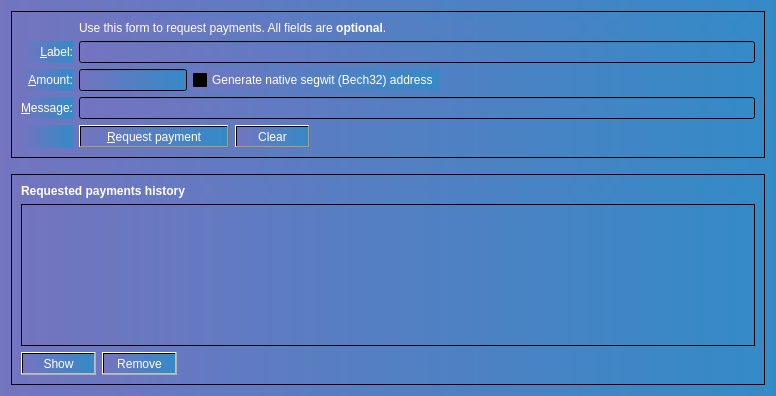
<?xml version="1.0" encoding="UTF-8"?>
<ui version="4.0">
 <class>ReceiveCoinsDialog</class>
 <widget class="QWidget" name="ReceiveCoinsDialog">
  <property name="geometry">
   <rect>
    <x>0</x>
    <y>0</y>
    <width>776</width>
    <height>396</height>
   </rect>
  </property>
  <property name="styleSheet">
   <string notr="true">background-color: qlineargradient(spread:pad, x1:0, y1:0, x2:1, y2:0, stop:0 rgba(116, 116, 191, 255), stop:1 rgba(52, 138, 199, 255));</string>
  </property>
  <layout class="QVBoxLayout" name="verticalLayout" stretch="0,0,1">
   <item>
    <widget class="QFrame" name="frame2">
     <property name="sizePolicy">
      <sizepolicy hsizetype="Preferred" vsizetype="Expanding">
       <horstretch>0</horstretch>
       <verstretch>0</verstretch>
      </sizepolicy>
     </property>
     <property name="frameShape">
      <enum>QFrame::StyledPanel</enum>
     </property>
     <property name="frameShadow">
      <enum>QFrame::Sunken</enum>
     </property>
     <layout class="QVBoxLayout" name="verticalLayout_3">
      <item>
       <layout class="QGridLayout" name="gridLayout">
        <item row="5" column="0">
         <widget class="QLabel" name="label">
          <property name="toolTip">
           <string>An optional amount to request. Leave this empty or zero to not request a specific amount.</string>
          </property>
          <property name="styleSheet">
           <string notr="true">color: rgb(255, 255, 255);</string>
          </property>
          <property name="text">
           <string>&amp;Amount:</string>
          </property>
          <property name="alignment">
           <set>Qt::AlignRight|Qt::AlignTrailing|Qt::AlignVCenter</set>
          </property>
          <property name="buddy">
           <cstring>reqAmount</cstring>
          </property>
         </widget>
        </item>
        <item row="6" column="0">
         <widget class="QLabel" name="label_3">
          <property name="toolTip">
           <string>An optional message to attach to the payment request, which will be displayed when the request is opened. Note: The message will not be sent with the payment over the XcelR network.</string>
          </property>
          <property name="styleSheet">
           <string notr="true">color: rgb(255, 255, 255);</string>
          </property>
          <property name="text">
           <string>&amp;Message:</string>
          </property>
          <property name="alignment">
           <set>Qt::AlignRight|Qt::AlignTrailing|Qt::AlignVCenter</set>
          </property>
          <property name="buddy">
           <cstring>reqMessage</cstring>
          </property>
         </widget>
        </item>
        <item row="4" column="2">
         <widget class="QLineEdit" name="reqLabel">
          <property name="toolTip">
           <string>An optional label to associate with the new receiving address.</string>
          </property>
          <property name="styleSheet">
           <string notr="true"/>
          </property>
         </widget>
        </item>
        <item row="2" column="2">
         <widget class="QLabel" name="label_5">
          <property name="styleSheet">
           <string notr="true">color: rgb(255, 255, 255);</string>
          </property>
          <property name="text">
           <string>Use this form to request payments. All fields are &lt;b&gt;optional&lt;/b&gt;.</string>
          </property>
         </widget>
        </item>
        <item row="4" column="0">
         <widget class="QLabel" name="label_2">
          <property name="toolTip">
           <string>An optional label to associate with the new receiving address.</string>
          </property>
          <property name="styleSheet">
           <string notr="true">color: rgb(255, 255, 255);</string>
          </property>
          <property name="text">
           <string>&amp;Label:</string>
          </property>
          <property name="alignment">
           <set>Qt::AlignRight|Qt::AlignTrailing|Qt::AlignVCenter</set>
          </property>
          <property name="buddy">
           <cstring>reqLabel</cstring>
          </property>
         </widget>
        </item>
        <item row="6" column="2">
         <widget class="QLineEdit" name="reqMessage">
          <property name="toolTip">
           <string>An optional message to attach to the payment request, which will be displayed when the request is opened. Note: The message will not be sent with the payment over the XcelR network.</string>
          </property>
         </widget>
        </item>
        <item row="7" column="2">
         <layout class="QHBoxLayout" name="horizontalLayout">
          <item>
           <widget class="QPushButton" name="receiveButton">
            <property name="minimumSize">
             <size>
              <width>150</width>
              <height>0</height>
             </size>
            </property>
            <property name="styleSheet">
             <string notr="true">color: rgb(255, 255, 255);</string>
            </property>
            <property name="text">
             <string>&amp;Request payment</string>
            </property>
            <property name="icon">
             <iconset resource="../bitcoin.qrc">
              <normaloff>:/icons/receiving_addresses</normaloff>:/icons/receiving_addresses</iconset>
            </property>
           </widget>
          </item>
          <item>
           <widget class="QPushButton" name="clearButton">
            <property name="sizePolicy">
             <sizepolicy hsizetype="Minimum" vsizetype="Fixed">
              <horstretch>0</horstretch>
              <verstretch>0</verstretch>
             </sizepolicy>
            </property>
            <property name="toolTip">
             <string>Clear all fields of the form.</string>
            </property>
            <property name="styleSheet">
             <string notr="true">color: rgb(255, 255, 255);</string>
            </property>
            <property name="text">
             <string>Clear</string>
            </property>
            <property name="icon">
             <iconset resource="../bitcoin.qrc">
              <normaloff>:/icons/remove</normaloff>:/icons/remove</iconset>
            </property>
            <property name="autoDefault">
             <bool>false</bool>
            </property>
           </widget>
          </item>
          <item>
           <spacer name="horizontalSpacer">
            <property name="orientation">
             <enum>Qt::Horizontal</enum>
            </property>
            <property name="sizeHint" stdset="0">
             <size>
              <width>40</width>
              <height>20</height>
             </size>
            </property>
           </spacer>
          </item>
         </layout>
        </item>
        <item row="7" column="0">
         <widget class="QLabel" name="label_7">
          <property name="text">
           <string/>
          </property>
         </widget>
        </item>
        <item row="5" column="2">
         <layout class="QHBoxLayout" name="horizontalLayout_6">
          <item>
           <widget class="BitcoinAmountField" name="reqAmount">
            <property name="sizePolicy">
             <sizepolicy hsizetype="Fixed" vsizetype="Fixed">
              <horstretch>0</horstretch>
              <verstretch>0</verstretch>
             </sizepolicy>
            </property>
            <property name="minimumSize">
             <size>
              <width>80</width>
              <height>0</height>
             </size>
            </property>
            <property name="maximumSize">
             <size>
              <width>1000</width>
              <height>100</height>
             </size>
            </property>
            <property name="toolTip">
             <string>An optional amount to request. Leave this empty or zero to not request a specific amount.</string>
            </property>
           </widget>
          </item>
          <item>
           <widget class="QCheckBox" name="useBech32">
            <property name="sizePolicy">
             <sizepolicy hsizetype="Fixed" vsizetype="Fixed">
              <horstretch>0</horstretch>
              <verstretch>0</verstretch>
             </sizepolicy>
            </property>
            <property name="maximumSize">
             <size>
              <width>1000</width>
              <height>16777215</height>
             </size>
            </property>
            <property name="focusPolicy">
             <enum>Qt::StrongFocus</enum>
            </property>
            <property name="toolTip">
             <string>Native segwit addresses (aka Bech32 or BIP-173) reduce your transaction fees later on and offer better protection against typos, but old wallets don't support them. When unchecked, an address compatible with older wallets will be created instead.</string>
            </property>
            <property name="styleSheet">
             <string notr="true">color: rgb(255, 255, 255);</string>
            </property>
            <property name="text">
             <string>Generate native segwit (Bech32) address</string>
            </property>
           </widget>
          </item>
          <item>
           <spacer name="horizontalSpacer_3">
            <property name="orientation">
             <enum>Qt::Horizontal</enum>
            </property>
            <property name="sizeHint" stdset="0">
             <size>
              <width>0</width>
              <height>0</height>
             </size>
            </property>
           </spacer>
          </item>
         </layout>
        </item>
       </layout>
      </item>
     </layout>
    </widget>
   </item>
   <item>
    <spacer name="verticalSpacer_2">
     <property name="orientation">
      <enum>Qt::Vertical</enum>
     </property>
     <property name="sizeHint" stdset="0">
      <size>
       <width>20</width>
       <height>10</height>
      </size>
     </property>
    </spacer>
   </item>
   <item>
    <widget class="QFrame" name="frame">
     <property name="sizePolicy">
      <sizepolicy hsizetype="Preferred" vsizetype="Expanding">
       <horstretch>0</horstretch>
       <verstretch>0</verstretch>
      </sizepolicy>
     </property>
     <property name="styleSheet">
      <string notr="true">border-color: rgb(255, 255, 255);</string>
     </property>
     <property name="frameShape">
      <enum>QFrame::StyledPanel</enum>
     </property>
     <property name="frameShadow">
      <enum>QFrame::Raised</enum>
     </property>
     <layout class="QVBoxLayout" name="verticalLayout_2">
      <item>
       <widget class="QLabel" name="label_6">
        <property name="font">
         <font>
          <weight>75</weight>
          <bold>true</bold>
         </font>
        </property>
        <property name="styleSheet">
         <string notr="true">color: rgb(255, 255, 255);</string>
        </property>
        <property name="text">
         <string>Requested payments history</string>
        </property>
       </widget>
      </item>
      <item>
       <widget class="QTableView" name="recentRequestsView">
        <property name="contextMenuPolicy">
         <enum>Qt::CustomContextMenu</enum>
        </property>
        <property name="tabKeyNavigation">
         <bool>false</bool>
        </property>
        <property name="sortingEnabled">
         <bool>true</bool>
        </property>
       </widget>
      </item>
      <item>
       <layout class="QHBoxLayout" name="horizontalLayout_2">
        <item>
         <widget class="QPushButton" name="showRequestButton">
          <property name="enabled">
           <bool>false</bool>
          </property>
          <property name="toolTip">
           <string>Show the selected request (does the same as double clicking an entry)</string>
          </property>
          <property name="styleSheet">
           <string notr="true">color: rgb(255, 255, 255);</string>
          </property>
          <property name="text">
           <string>Show</string>
          </property>
          <property name="icon">
           <iconset resource="../bitcoin.qrc">
            <normaloff>:/icons/edit</normaloff>:/icons/edit</iconset>
          </property>
          <property name="autoDefault">
           <bool>false</bool>
          </property>
         </widget>
        </item>
        <item>
         <widget class="QPushButton" name="removeRequestButton">
          <property name="enabled">
           <bool>false</bool>
          </property>
          <property name="toolTip">
           <string>Remove the selected entries from the list</string>
          </property>
          <property name="styleSheet">
           <string notr="true">color: rgb(255, 255, 255);</string>
          </property>
          <property name="text">
           <string>Remove</string>
          </property>
          <property name="icon">
           <iconset resource="../bitcoin.qrc">
            <normaloff>:/icons/remove</normaloff>:/icons/remove</iconset>
          </property>
          <property name="autoDefault">
           <bool>false</bool>
          </property>
         </widget>
        </item>
        <item>
         <spacer name="horizontalSpacer_2">
          <property name="orientation">
           <enum>Qt::Horizontal</enum>
          </property>
          <property name="sizeHint" stdset="0">
           <size>
            <width>40</width>
            <height>20</height>
           </size>
          </property>
         </spacer>
        </item>
       </layout>
      </item>
     </layout>
    </widget>
   </item>
  </layout>
 </widget>
 <customwidgets>
  <customwidget>
   <class>BitcoinAmountField</class>
   <extends>QLineEdit</extends>
   <header>qt/bitcoinamountfield.h</header>
   <container>1</container>
  </customwidget>
 </customwidgets>
 <tabstops>
  <tabstop>reqLabel</tabstop>
  <tabstop>reqAmount</tabstop>
  <tabstop>useBech32</tabstop>
  <tabstop>reqMessage</tabstop>
  <tabstop>receiveButton</tabstop>
  <tabstop>clearButton</tabstop>
  <tabstop>recentRequestsView</tabstop>
  <tabstop>showRequestButton</tabstop>
  <tabstop>removeRequestButton</tabstop>
 </tabstops>
 <resources>
  <include location="../bitcoin.qrc"/>
 </resources>
 <connections/>
</ui>
